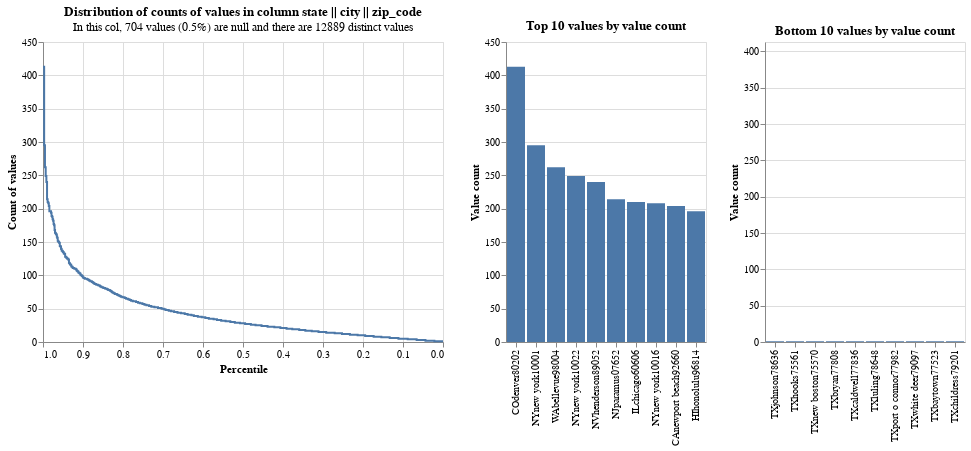

This figure's notebook cell:
### Code cell
"""
Discover Combinations of columns found the two Datasets 
"""

profile_columns([df_dbusa , df_reonomy],
                column_expressions=["state || city || zip_code"],
                db_api=db_api)

### Figure 1 — Vega-Lite specification as saved in the notebook (floating-point values rounded to 4 significant figures; data arrays with more than 128 entries replaced by an {"elided": "..."} marker saying what was removed)
{"config": {"view": {"continuousWidth": 400, "continuousHeight": 300}}, "vconcat": [{"hconcat": [{"mark": {"type": "line", "interpolate": "step-before"}, "data": {"values": {"elided": "161 records"}}, "encoding": {"tooltip": [{"field": "value_count", "type": "quantitative"}, {"field": "percentile_ex_nulls", "type": "quantitative"}, {"field": "percentile_inc_nulls", "type": "quantitative"}, {"field": "total_non_null_rows", "type": "quantitative"}, {"field": "total_rows_inc_nulls", "type": "quantitative"}], "x": {"field": "percentile_ex_nulls", "sort": "descending", "title": "Percentile", "type": "quantitative"}, "y": {"field": "value_count", "title": "Count of values", "type": "quantitative"}}, "title": {"text": "Distribution of counts of values in column state || city || zip_code", "subtitle": "In this col, 704 values (0.5%) are null and there are 12889 distinct values"}}, {"mark": "bar", "data": {"values": [{"value_count": 413, "group_name": "state_city_zip_code", "value": "COdenver80202", "total_non_null_rows": 144256, "total_rows_inc_nulls": 144960, "distinct_value_count": 12889}, {"value_count": 295, "group_name": "state_city_zip_code", "value": "NYnew york10001", "total_non_null_rows": 144256, "total_rows_inc_nulls": 144960, "distinct_value_count": 12889}, {"value_count": 262, "group_name": "state_city_zip_code", "value": "WAbellevue98004", "total_non_null_rows": 144256, "total_rows_inc_nulls": 144960, "distinct_value_count": 12889}, {"value_count": 249, "group_name": "state_city_zip_code", "value": "NYnew york10022", "total_non_null_rows": 144256, "total_rows_inc_nulls": 144960, "distinct_value_count": 12889}, {"value_count": 240, "group_name": "state_city_zip_code", "value": "NVhenderson89052", "total_non_null_rows": 144256, "total_rows_inc_nulls": 144960, "distinct_value_count": 12889}, {"value_count": 214, "group_name": "state_city_zip_code", "value": "NJparamus07652", "total_non_null_rows": 144256, "total_rows_inc_nulls": 144960, "distinct_value_count": 12889}, {"value_count": 210, "group_name": "state_city_zip_code", "value": "ILchicago60606", "total_non_null_rows": 144256, "total_rows_inc_nulls": 144960, "distinct_value_count": 12889}, {"value_count": 208, "group_name": "state_city_zip_code", "value": "NYnew york10016", "total_non_null_rows": 144256, "total_rows_inc_nulls": 144960, "distinct_value_count": 12889}, {"value_count": 204, "group_name": "state_city_zip_code", "value": "CAnewport beach92660", "total_non_null_rows": 144256, "total_rows_inc_nulls": 144960, "distinct_value_count": 12889}, {"value_count": 196, "group_name": "state_city_zip_code", "value": "HIhonolulu96814", "total_non_null_rows": 144256, "total_rows_inc_nulls": 144960, "distinct_value_count": 12889}]}, "encoding": {"tooltip": [{"field": "value", "type": "nominal"}, {"field": "value_count", "type": "quantitative"}, {"field": "total_non_null_rows", "type": "quantitative"}, {"field": "total_rows_inc_nulls", "type": "quantitative"}], "x": {"field": "value", "sort": "-y", "title": null, "type": "nominal"}, "y": {"field": "value_count", "title": "Value count", "type": "quantitative"}}, "title": "Top 10 values by value count"}, {"mark": "bar", "data": {"values": [{"value_count": 1, "group_name": "state_city_zip_code", "value": "TXjohnson78636", "total_non_null_rows": 144256, "total_rows_inc_nulls": 144960, "distinct_value_count": 12889}, {"value_count": 1, "group_name": "state_city_zip_code", "value": "TXhooks75561", "total_non_null_rows": 144256, "total_rows_inc_nulls": 144960, "distinct_value_count": 12889}, {"value_count": 1, "group_name": "state_city_zip_code", "value": "TXnew boston75570", "total_non_null_rows": 144256, "total_rows_inc_nulls": 144960, "distinct_value_count": 12889}, {"value_count": 1, "group_name": "state_city_zip_code", "value": "TXbryan77808", "total_non_null_rows": 144256, "total_rows_inc_nulls": 144960, "distinct_value_count": 12889}, {"value_count": 1, "group_name": "state_city_zip_code", "value": "TXcaldwell77836", "total_non_null_rows": 144256, "total_rows_inc_nulls": 144960, "distinct_value_count": 12889}, {"value_count": 1, "group_name": "state_city_zip_code", "value": "TXluling78648", "total_non_null_rows": 144256, "total_rows_inc_nulls": 144960, "distinct_value_count": 12889}, {"value_count": 1, "group_name": "state_city_zip_code", "value": "TXport o connor77982", "total_non_null_rows": 144256, "total_rows_inc_nulls": 144960, "distinct_value_count": 12889}, {"value_count": 1, "group_name": "state_city_zip_code", "value": "TXwhite deer79097", "total_non_null_rows": 144256, "total_rows_inc_nulls": 144960, "distinct_value_count": 12889}, {"value_count": 1, "group_name": "state_city_zip_code", "value": "TXbaytown77523", "total_non_null_rows": 144256, "total_rows_inc_nulls": 144960, "distinct_value_count": 12889}, {"value_count": 1, "group_name": "state_city_zip_code", "value": "TXchildress79201", "total_non_null_rows": 144256, "total_rows_inc_nulls": 144960, "distinct_value_count": 12889}]}, "encoding": {"tooltip": [{"field": "value", "type": "nominal"}, {"field": "value_count", "type": "quantitative"}, {"field": "total_non_null_rows", "type": "quantitative"}, {"field": "total_rows_inc_nulls", "type": "quantitative"}], "x": {"field": "value", "sort": "-y", "title": null, "type": "nominal"}, "y": {"field": "value_count", "scale": {"domain": [0, 413]}, "title": "Value count", "type": "quantitative"}}, "title": "Bottom 10 values by value count"}]}], "$schema": "https://vega.github.io/schema/vega-lite/v5.9.3.json"}
